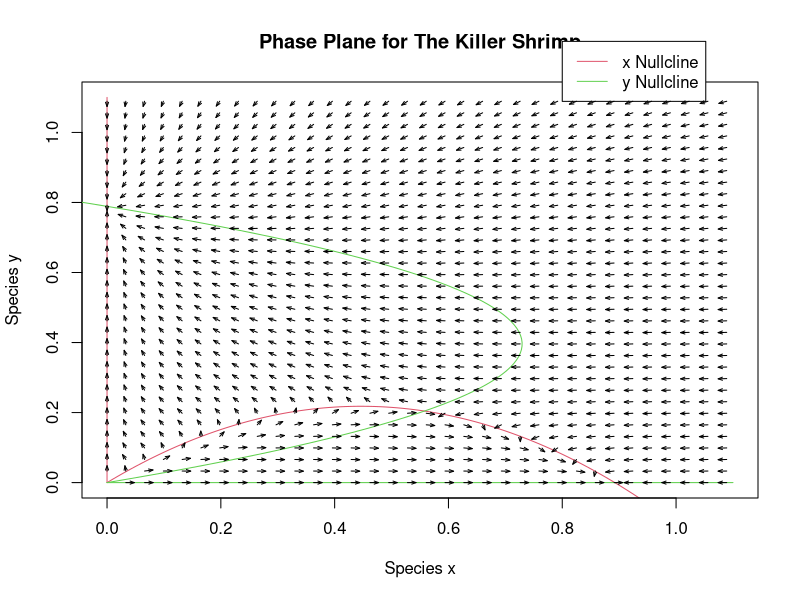

Generate this figure with R:
delta <- .8
gamma <- .85
rho <- 1
R <- 3
D <- 7
alpha <- .9
beta <-.2

xmin <- 0
xmax <- 1.1
ymin <- 0
ymax <- 1.1
par(xpd=FALSE)
x1 <- seq(xmin, xmax, by=.01)
y1 <- (x1*(1-x1)-gamma*x1/(x1+D))/alpha     ### x null-cline
plot(x1,y1, xlim=c(xmin, xmax),ylim=c(ymin, ymax),col=2,type="l",
     main="Phase Plane for The Killer Shrimp",
     xlab="Species x",ylab="Species y")
points (c(0,0),c(0,1.1),col=2,type="l")

y2 <- seq(ymin, ymax, by=.01)
x2 <- (rho*y2*(1-y2)-delta*y2/(y2+R))/beta  ### y null-cline
points (x2,y2,col=3,type="l")
points (c(0,1.1),c(0,0),col=3,type="l")

par(xpd=TRUE)

legend (.8,1.26,c("x Nullcline","y Nullcline"),col=c(2,3), lty=c(1,1))

vectorField <- function(x,y,alpha,beta,delta,gamma,rho,R,D)
    {
        fx <- x*x*(1-x)-alpha*x*y-gamma*x*x/(D+x)
        fy <- rho*y*y*(1-y)-beta*x*y-delta*y*y/(R+y)
        return(c(fx,fy))
    }

x1 <- seq(0, 1.1, by=.033)
y2 <- x1
vx <- numeric(length(x1))
vy <- numeric(length(y2))
dt <- 0.015;
for (x in x1)
{
    lupe <- 0
    for (y in y2)
        {
            lupe <- lupe + 1
            v <- vectorField(x,y,alpha,beta,delta,gamma,rho,R,D)
            vx[lupe] <- v[1]
            vy[lupe] <- v[2]
        }
    vecLength = sqrt(vx*vx+vy*vy)
    endx <- x + vx*dt/vecLength
    endy <- y2 + vy*dt/vecLength
    arrows(x,y2, endx, endy,length=dt*3, col=1,angle=20);
}
